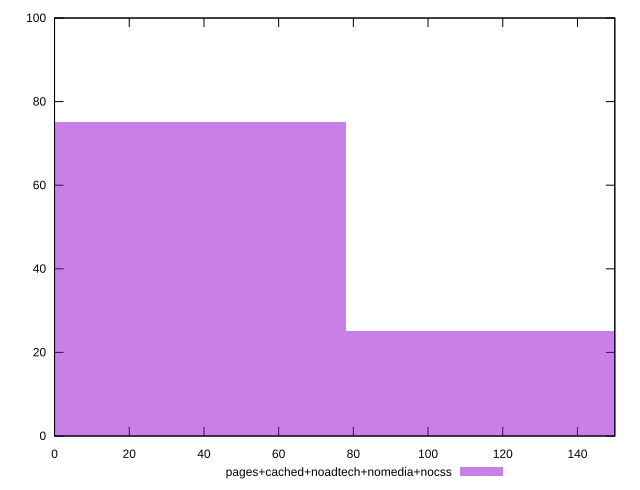

The gnuplot source for this figure:
reset

$pagesCachedNoadtechNomediaNocss <<EOF
0 75
156.27422556382967 25
EOF

set key outside below
set boxwidth 156.27422556382967
set xrange [0:150]
set yrange [0:100]
set trange [0:100]
set style fill transparent solid 0.5 noborder
set terminal svg size 640, 490 enhanced background rgb 'white'
set output "report_00022_2021-02-20T12:08:46.964Z/uses-webp-images/comparison/histogram/4_vs_5.svg"

plot $pagesCachedNoadtechNomediaNocss title "pages+cached+noadtech+nomedia+nocss" with boxes

reset
